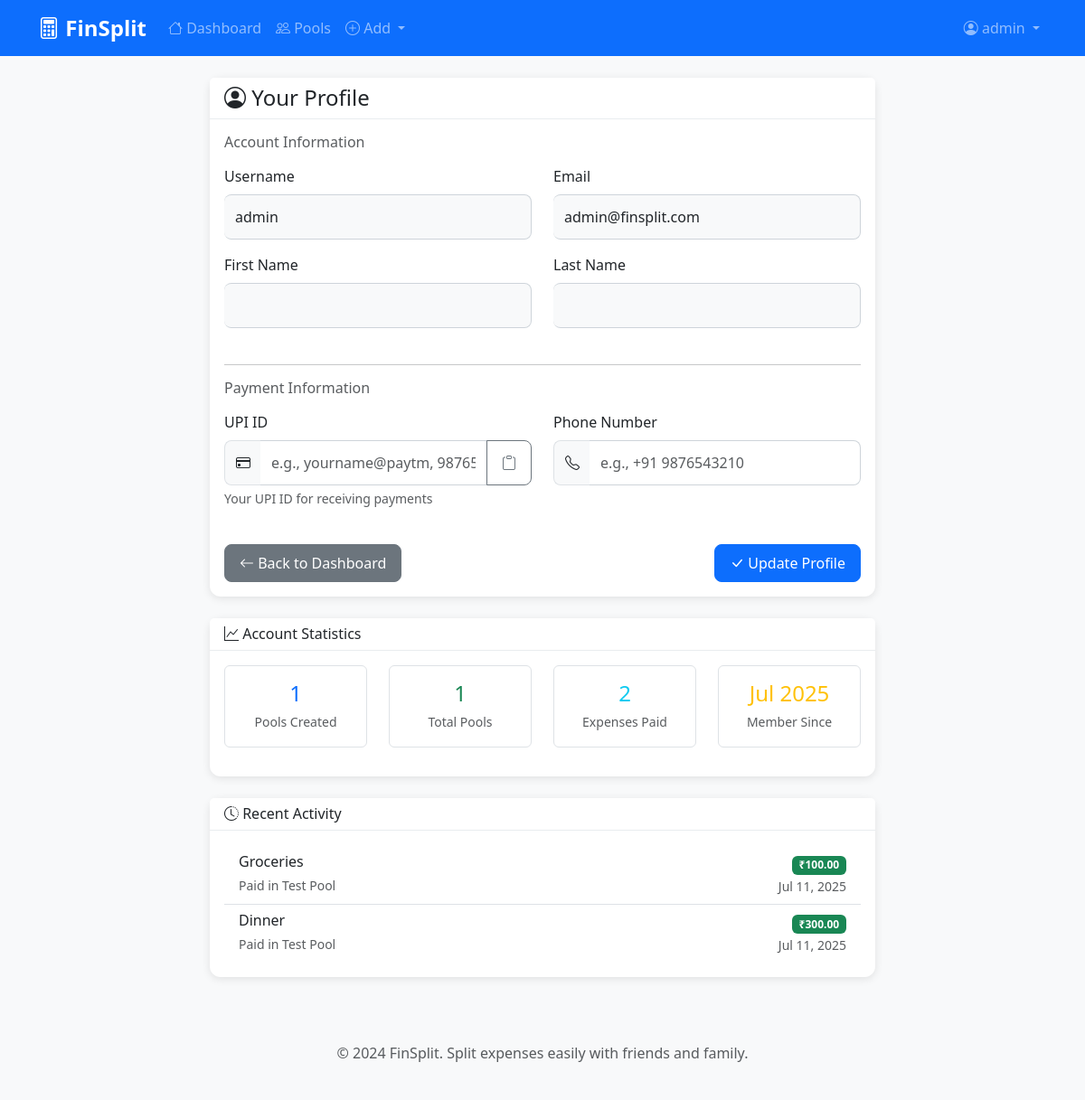
/profile/ (signed in), run on the app's committed database.
### core/models.py (models this page shows, shortened)
class UserProfile(models.Model):
    user = models.OneToOneField(User, on_delete=models.CASCADE, related_name='profile')
    upi_id = models.CharField(
        max_length=100,
        validators=[
            RegexValidator(
                regex=r'^[\w\.-]+@[\w\.-]+$',
                message='Enter a valid UPI ID (e.g., user@paytm, 9876543210@ybl)'
            )
        ],
        help_text='Your UPI ID for receiving payments'
    )
    phone_number = models.CharField(
        max_length=15,
        validators=[
            RegexValidator(
                regex=r'^\+?1?\d{9,15}$',
                message='Enter a valid phone number'
            )
        ],
        blank=True
    )
    created_at = models.DateTimeField(auto_now_add=True)
    updated_at = models.DateTimeField(auto_now=True)
    class Meta:
        verbose_name = "User Profile"
        verbose_name_plural = "User Profiles"

class Expense(models.Model):
    pool = models.ForeignKey(Pool, on_delete=models.CASCADE, related_name='expenses')
    title = models.CharField(max_length=200, help_text='What was this expense for?')
    description = models.TextField(blank=True)
    amount = models.DecimalField(
        max_digits=10,
        decimal_places=2,
        validators=[MinValueValidator(Decimal('0.01'))]
    )
    paid_by = models.ForeignKey(User, on_delete=models.CASCADE, related_name='paid_expenses')
    created_by = models.ForeignKey(User, on_delete=models.CASCADE, related_name='created_expenses')
    expense_date = models.DateTimeField(default=timezone.now)
    created_at = models.DateTimeField(auto_now_add=True)
    updated_at = models.DateTimeField(auto_now=True)
    split_method = models.CharField(
        max_length=20,
        choices=[
            ('equal', 'Equal Split'),
            ('percentage', 'Percentage Split'),
            ('manual', 'Manual Split'),
        ],
        default='equal'
    )
    receipt_image = models.ImageField(upload_to='receipts/', blank=True, null=True)
    class Meta:
        ordering = ['-expense_date', '-created_at']
        verbose_name = "Expense"
        verbose_name_plural = "Expenses"

class Pool(models.Model):
    name = models.CharField(max_length=100, help_text='Name of the expense pool')
    description = models.TextField(blank=True, help_text='Description of the pool')
    created_by = models.ForeignKey(User, on_delete=models.CASCADE, related_name='created_pools')
    members = models.ManyToManyField(User, through='Member', related_name='pools')
    is_active = models.BooleanField(default=True)
    created_at = models.DateTimeField(auto_now_add=True)
    updated_at = models.DateTimeField(auto_now=True)
    default_split_method = models.CharField(
        max_length=20,
        choices=[
            ('equal', 'Equal Split'),
            ('percentage', 'Percentage Split'),
            ('manual', 'Manual Split'),
        ],
        default='equal'
    )
    class Meta:
        ordering = ['-created_at']
        verbose_name = "Pool"
        verbose_name_plural = "Pools"

### core/views.py (the view)
# urls.py: path('profile/', views.profile, name='profile'),
@login_required
def profile(request):
    try:
        profile = request.user.profile
    except UserProfile.DoesNotExist:
        profile = UserProfile.objects.create(user=request.user)
    if request.method == 'POST':
        form = UserProfileForm(request.POST, instance=profile)
        if form.is_valid():
            form.save()
            messages.success(request, 'Profile updated successfully!')
            return redirect('core:profile')
    else:
        form = UserProfileForm(instance=profile)
    return render(request, 'core/profile.html', {'form': form})

### core/forms.py
class UserProfileForm(forms.ModelForm):
    class Meta:
        model = UserProfile
        fields = ['upi_id', 'phone_number']
        widgets = {
            'upi_id': forms.TextInput(attrs={
                'class': 'form-control',
                'placeholder': 'e.g., yourname@paytm, 9876543210@ybl'
            }),
            'phone_number': forms.TextInput(attrs={
                'class': 'form-control',
                'placeholder': 'e.g., +91 9876543210'
            }),
        }

### core/templates/core/profile.html (shortened to what this page needs)
{% extends 'core/base.html' %}
{% block content %}
<div class="row justify-content-center">
    <div class="col-md-8">
        <div class="card">
            <div class="card-header">
                <h4 class="mb-0">
                    <i class="bi bi-person-circle"></i> Your Profile
                </h4>
            </div>
            <div class="card-body">
                <form method="post">
                    <div class="row mb-4">
                        <div class="col-12">
                            <h6 class="text-muted mb-3">Account Information</h6>
                        </div>
                        <div class="col-md-6 mb-3">
                            <label class="form-label">Username</label>
                            <input type="text" class="form-control" value="{{ user.username }}" readonly>
                        </div>
                        <div class="col-md-6 mb-3">
                            <label class="form-label">Email</label>
                            <input type="email" class="form-control" value="{{ user.email }}" readonly>
                        </div>
                        <div class="col-md-6 mb-3">
                            <label class="form-label">First Name</label>
                            <input type="text" class="form-control" value="{{ user.first_name }}" readonly>
                        </div>
                        <div class="col-md-6 mb-3">
                            <label class="form-label">Last Name</label>
                            <input type="text" class="form-control" value="{{ user.last_name }}" readonly>
                        </div>
                    </div>
                    <hr>
                    <div class="row mb-4">
                        <div class="col-12">
                            <h6 class="text-muted mb-3">Payment Information</h6>
                        </div>
                        <div class="col-md-6 mb-3">
                            <label for="{{ form.upi_id.id_for_label }}" class="form-label">UPI ID</label>
                            <div class="input-group">
                                <span class="input-group-text"><i class="bi bi-credit-card"></i></span>
                                {{ form.upi_id }}
                                <button type="button" class="btn btn-outline-secondary" onclick="copyUPIId('{{ form.upi_id.value|default:'' }}')">
                                    <i class="bi bi-clipboard"></i>
                                </button>
                            </div>
                            <div class="form-text">{{ form.upi_id.help_text }}</div>
                        </div>
                        <div class="col-md-6 mb-3">
                            <label for="{{ form.phone_number.id_for_label }}" class="form-label">Phone Number</label>
                            <div class="input-group">
                                <span class="input-group-text"><i class="bi bi-telephone"></i></span>
                                {{ form.phone_number }}
                            </div>
                        </div>
                    </div>
                    <div class="d-flex justify-content-between">
                        <a href="{% url 'core:dashboard' %}" class="btn btn-secondary">
                            <i class="bi bi-arrow-left"></i> Back to Dashboard
                        </a>
                        <button type="submit" class="btn btn-primary">
                            <i class="bi bi-check-lg"></i> Update Profile
                        </button>
                    </div>
                </form>
            </div>
        </div>
        <div class="card mt-4">
            <div class="card-header">
                <h6 class="mb-0">
                    <i class="bi bi-graph-up"></i> Account Statistics
                </h6>
            </div>
            <div class="card-body">
                <div class="row text-center">
                    <div class="col-md-3 mb-3">
                        <div class="border rounded p-3">
                            <h4 class="text-primary mb-1">{{ user.created_pools.count }}</h4>
                            <small class="text-muted">Pools Created</small>
                        </div>
                    </div>
                    <div class="col-md-3 mb-3">
                        <div class="border rounded p-3">
                            <h4 class="text-success mb-1">{{ user.pools.count }}</h4>
                            <small class="text-muted">Total Pools</small>
                        </div>
                    </div>
                    <div class="col-md-3 mb-3">
                        <div class="border rounded p-3">
                            <h4 class="text-info mb-1">{{ user.paid_expenses.count }}</h4>
                            <small class="text-muted">Expenses Paid</small>
                        </div>
                    </div>
                    <div class="col-md-3 mb-3">
                        <div class="border rounded p-3">
                            <h4 class="text-warning mb-1">{{ user.date_joined|date:"M Y" }}</h4>
                            <small class="text-muted">Member Since</small>
                        </div>
                    </div>
                </div>
            </div>
        </div>
        <div class="card mt-4">
            <div class="card-header">
                <h6 class="mb-0">
                    <i class="bi bi-clock-history"></i> Recent Activity
                </h6>
            </div>
            <div class="card-body">
                <div class="list-group list-group-flush">
                    {% for expense in user.paid_expenses.all|slice:":5" %}
                    <div class="list-group-item d-flex justify-content-between align-items-center">
                        <div>
                            <h6 class="mb-1">{{ expense.title }}</h6>
                            <small class="text-muted">Paid in {{ expense.pool.name }}</small>
                        </div>
                        <div class="text-end">
                            <span class="badge bg-success">₹{{ expense.amount }}</span>
                            <br>
                            <small class="text-muted">{{ expense.expense_date|date:"M d, Y" }}</small>
                        </div>
                    </div>
                    {% empty %}
                    <div class="text-center py-3">
                        <i class="bi bi-receipt text-muted"></i>
                        <p class="text-muted mb-0">No recent activity</p>
                    </div>
                    {% endfor %}
                </div>
            </div>
        </div>
    </div>
</div>
{% endblock %}

### core/templates/core/base.html (shortened to what this page needs)
<!DOCTYPE html>
<html lang="en">
<head>
    <link href="https://cdn.jsdelivr.net/npm/bootstrap@5.3.0/dist/css/bootstrap.min.css" rel="stylesheet">
    <link href="https://cdn.jsdelivr.net/npm/bootstrap-icons@1.10.0/font/bootstrap-icons.css" rel="stylesheet">
    {% load static %}
    <link rel="stylesheet" href="{% static 'core/css/style.css' %}">
</head>
<body>
    <nav class="navbar navbar-expand-lg navbar-dark bg-primary">
        <div class="container">
            <a class="navbar-brand fw-bold" href="{% url 'core:home' %}">
                <i class="bi bi-calculator"></i> FinSplit
            </a>
            <div class="collapse navbar-collapse" id="navbarNav">
                {% if user.is_authenticated %}
                <ul class="navbar-nav me-auto">
                    <li class="nav-item">
                        <a class="nav-link" href="{% url 'core:dashboard' %}">
                            <i class="bi bi-house"></i> Dashboard
                        </a>
                    </li>
                    <li class="nav-item">
                        <a class="nav-link" href="{% url 'core:pool_list' %}">
                            <i class="bi bi-people"></i> Pools
                        </a>
                    </li>
                    <li class="nav-item dropdown">
                        <a class="nav-link dropdown-toggle" href="#" role="button" data-bs-toggle="dropdown">
                            <i class="bi bi-plus-circle"></i> Add
                        </a>
                    </li>
                </ul>
                <ul class="navbar-nav">
                    <li class="nav-item dropdown">
                        <a class="nav-link dropdown-toggle" href="#" role="button" data-bs-toggle="dropdown">
                            <i class="bi bi-person-circle"></i> {{ user.username }}
                        </a>
                    </li>
                </ul>
                {% endif %}
            </div>
        </div>
    </nav>
    <main class="container my-4">
        {% block content %}{% endblock %}
    </main>
    <footer class="bg-light text-center text-muted py-4 mt-5">
        <div class="container">
            <p>&copy; 2024 FinSplit. Split expenses easily with friends and family.</p>
        </div>
    </footer>
    {% load static %}
</body>
</html>

### core/static/core/css/style.css (style rules this page uses)
:root { --primary-color: #0d6efd; --secondary-color: #6c757d; --success-color: #198754; --danger-color: #dc3545; --warning-color: #ffc107; --info-color: #0dcaf0; --light-color: #f8f9fa; --dark-color: #212529; }
body { font-family: 'Segoe UI', Tahoma, Geneva, Verdana, sans-serif; background-color: #f8f9fa; }
.navbar-brand { font-size: 1.5rem; }
.card { border: none; border-radius: 12px; box-shadow: 0 2px 10px rgba(0, 0, 0, 0.1); transition: transform 0.2s ease-in-out; }
.card-header { background-color: white; border-bottom: 1px solid #e9ecef; font-weight: 600; }
.btn { border-radius: 8px; font-weight: 500; padding: 0.5rem 1rem; }
.btn-primary { background-color: var(--primary-color); border-color: var(--primary-color); }
.form-control { border-radius: 8px; border: 1px solid #ced4da; padding: 0.75rem; }
.input-group-text { border-radius: 8px 0 0 8px; }
footer { margin-top: auto; }
.fade-in { animation: fadeIn 0.5s ease-in; }

### core/templates/core/profile.html (style rules this page uses)
.form-control { border-left: none; }
.input-group-text { background-color: #f8f9fa; border-right: none; }
.form-control[readonly] { background-color: #f8f9fa; }

### data on the page
Expense: title "Groceries", pool.name "Test Pool", amount "100.00", expense_date "Jul 11, 2025"
Expense: title "Dinner", pool.name "Test Pool", amount "300.00", expense_date "Jul 11, 2025"

### other printed values
{{ user.username }} "admin"
{{ user.created_pools.count }} "1"
{{ user.pools.count }} "1"
{{ user.paid_expenses.count }} "2"
{{ user.date_joined|date:"M Y" }} "Jul 2025"
